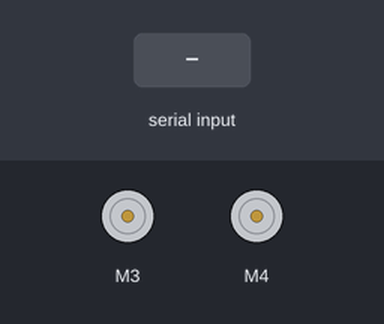
The sketch below on a simulated Arduino Uno, built with avr-gcc and run on an emulated ATmega328P. Parts: 2 × DC motor (green arrow = forward, orange = backward, longer = faster). The test bench sets the inputs (shaded band).

Above: at 1.2 s.
1.3 s: "2\n" received over Serial
At 2.1 s:
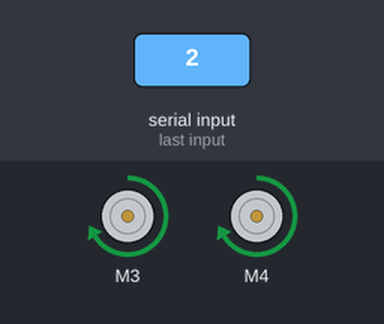
2.8 s: "3\n" received over Serial
At 3.3 s:
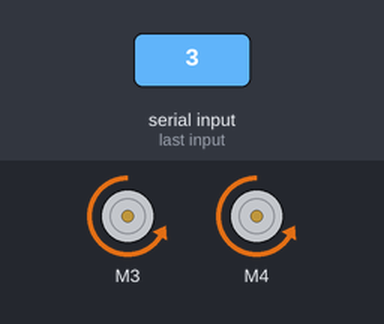
4.3 s: "1\n" received over Serial
At 5.6 s:
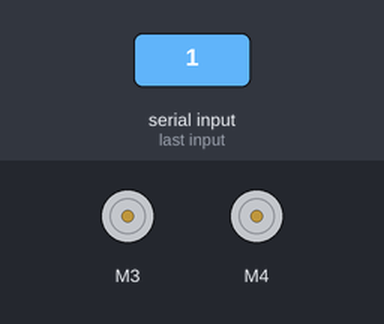
Timing chart, 0 to 7.3 s (numbered marks = the images above; inputs shaded):
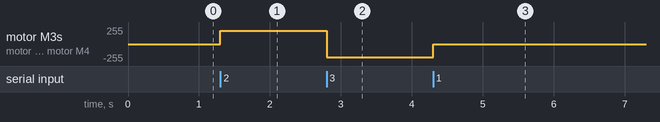

The sketch:

mycar.ino
```cpp
#include <AFMotor.h>

AF_DCMotor motorL(3);
AF_DCMotor motorR(4);

void setup() {
  motorL.setSpeed(200);
  motorL.run(RELEASE);
  motorR.setSpeed(200);
  motorR.run(RELEASE);

  Serial.begin(9600);
  Serial.setTimeout(50);
}

void loop() {
  int command = GetCommand();
  ExecCommand(command);
}

int GetCommand() {
  int command = Serial.parseInt();
  return command;
}

void ExecCommand(int command)
{
  if(command==1) {  // 停止
    motorL.run(RELEASE);
    motorR.run(RELEASE);
  }
  else if(command==2) {  // 前進
    motorL.run(FORWARD);
    motorR.run(FORWARD);
  }
  else if(command==3) {  // 後退
    motorL.run(BACKWARD);
    motorR.run(BACKWARD);
  }
}
```

Measured:
- after the input at 1.3 s, motor M3, motor M4: stopped → forward 200/255 at once
- after the input at 2.8 s, motor M3, motor M4: forward 200/255 → backward 200/255 at once
- after the input at 4.3 s, motor M3, motor M4: backward 200/255 → stopped at once
